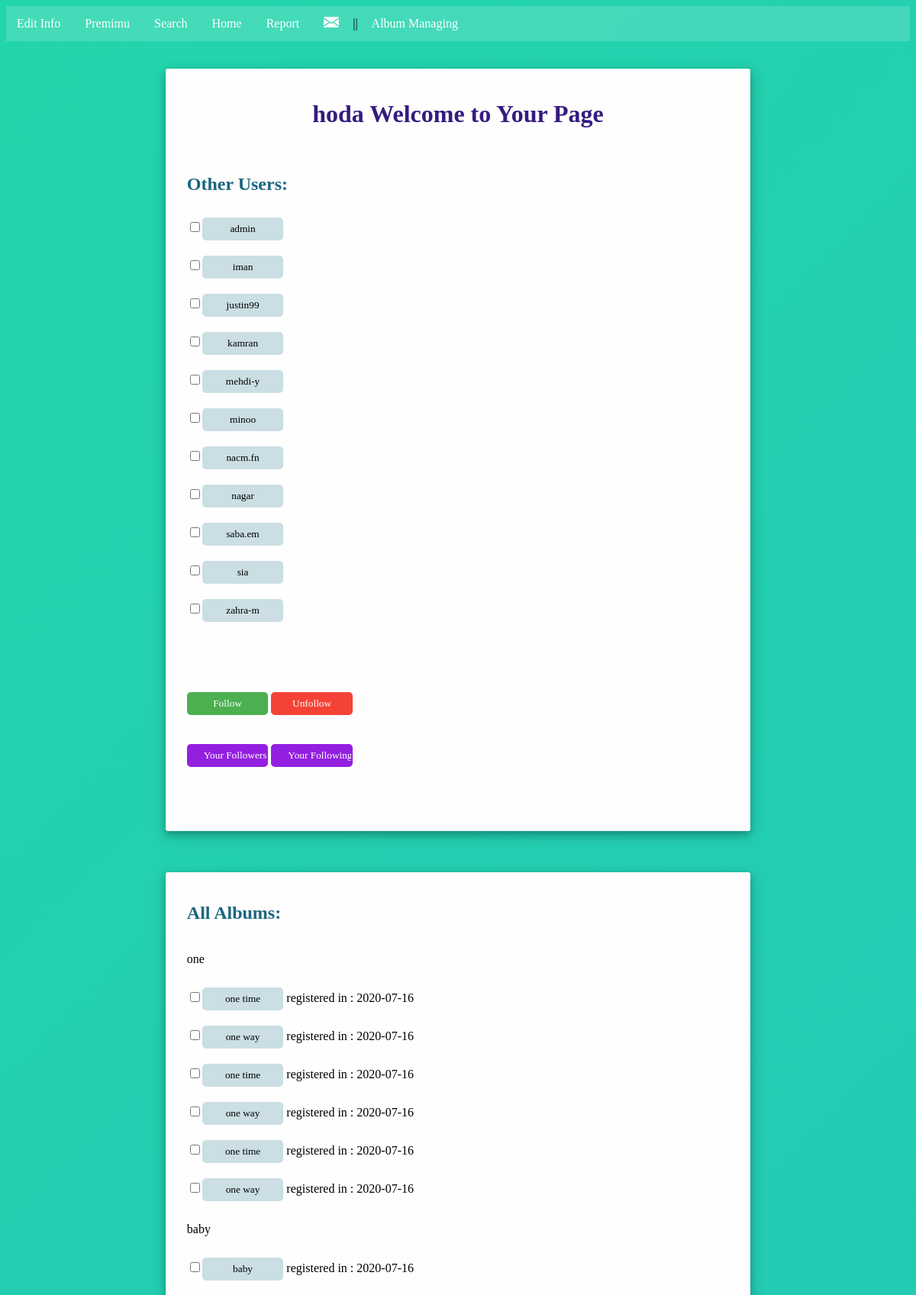
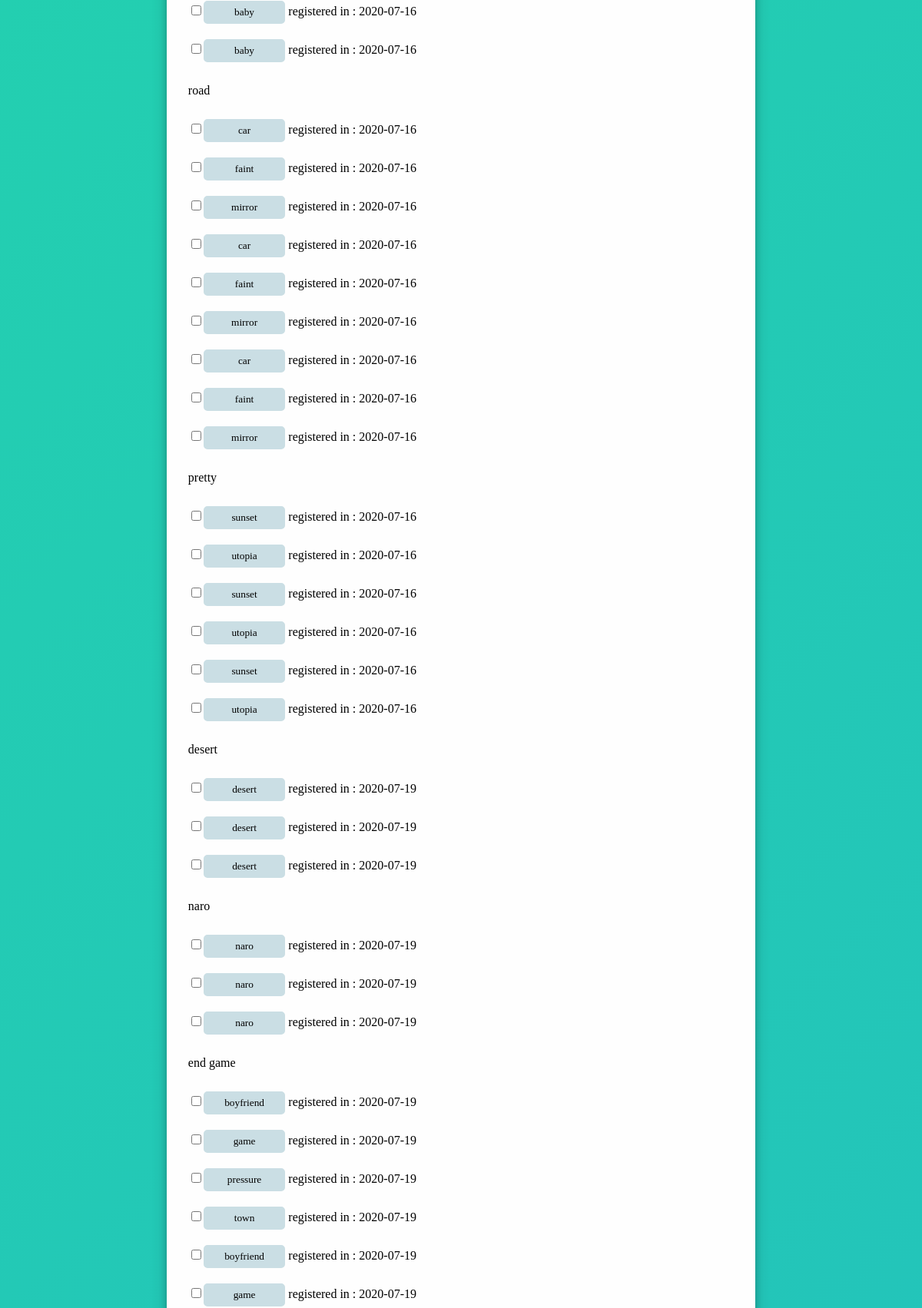
The app's page /common.php (signed in, upper part) with its own data (2 pictures, top to bottom).
### tables this page shows
CREATE TABLE `user` (
  `username` varchar(30) NOT NULL,
  `pass` varchar(150) NOT NULL,
  `hashedpass` varchar(150) NOT NULL,
  `email` varchar(50) NOT NULL,
  `userType` char(1) NOT NULL
);

### common.php (the view, shortened to what this page needs)
<!DOCTYPE html>
    <html lang="en">
        <head>
            <link rel="stylesheet" type="text/css" href="css/c3.css">
        </head>
        <body>
        <?php
            $servername = "localhost";
            $username = "username";
            $password = "password";
            $dataBase = "db6";
            $user = $_SESSION['username'];
            $conn = new mysqli($servername, $username, $password, $dataBase);
            ?>
            <div class="scrollmenu">
    <a href="info.php?username=".$user name="home">Edit Info</a>
    <a href="premium.php?username=".$user name="home">Premimu</a>
    <a href="search.php?username=".$user name="home">Search</a>
    <a href="main.php" name="home">Home</a>
    <a href="report.php" name="home">Report</a>
    <a href="mail.php?username=".$user name="home"><img alt="bl" src="pics/envel.png" class="images" /></a>
    ||
    <a href="album.php?username=".$user name="home">Album Managing</a>
  </div>
<?php
$names = "SELECT username FROM User WHERE username!='".$user."' ";
$result = $conn->query($names);
?>
<br><br>
<div class="form1">
    <form method="post" action=<?php echo htmlspecialchars($_SERVER["PHP_SELF"]);?>>
    <?php
    echo' <h1> '.$user.' Welcome to Your Page</h1><br>
    <h2> Other Users:</h2>';
if ($result->num_rows > 0) {
    while($row = $result->fetch_assoc()) {
        echo '<input type="checkbox" name="checkUser[]" value="'.$row["username"].'">';
        echo '<input type="submit" class="usrbtn" name="userbttn[]" value="'.$row["username"].'" ><br>';
    }
}
echo '<br><br><br><br>
    <input type="submit" class="sbmtbtn" name="follow" value="Follow"/>
    <input type="submit" class="cnclbtn" name="unfollow" value="Unfollow"/>
    <br><br>
    <input type="submit" class="flbtn" name="yourfollowers" value="Your Followers"/>
    <input type="submit" class="flbtn"name="yourfollowings" value="Your Followings"/><br><br><br><br>
    ';
?>
</form>
</div>
<br><br><br>
<?php
$albums = "SELECT DISTINCT AlbumTitle FROM Album";
$albresult = $conn->query($albums);
?>
<div class="form1">
    <form method="post" action=<?php echo htmlspecialchars($_SERVER["PHP_SELF"]);?>>
    <h2> All Albums:</h2>
    <?php
    if ($albresult->num_rows > 0) {
        while($alrow = $albresult->fetch_array()) {
            $src=$alrow[0];
            echo '<br>'.$src.'<br><br>';
            $sns = "SELECT Mname,regDate FROM Album WHERE AlbumTitle='".$src."'";
            $snresult = $conn->query($sns);
            if ($snresult->num_rows > 0) {
                while($snrow = $snresult->fetch_assoc()) {
                    echo '<input type="checkbox" name="checksng[]" value="'.$snrow["Mname"].'">';
                    echo '<input type="submit" class="usrbtn" name="songbttn[]" value="'.$snrow["Mname"].'" >';
                    echo ' registered in : '.$snrow["regDate"].'<br>';
                }
        }
}
    }
echo '<br><br><br><br>
    <input type="submit" class="sbmtbtn" name="like" value="Like"/>
    <input type="submit" class="cnclbtn" name="unlike" value="Unlike"/>
    <input type="submit" class="flbtn" name="play" value="Play"/><br><br>
    Playlist Name:<input type="text" name="pname" id="">
    <input type="submit" class="sbmtbtn" name="playlist" value="Add to Playlist"/><br><br>
    <br><br>';
?>
</form>
</div>
<br><br><br>
</body>
</html>

### css/c3.css (style rules this page uses)
body { font-family:Verdana; background: linear-gradient(-45deg,#EE7752,#E73C7E,#23A6D5,#23D5AB); background-size: 400% 400%; position: relative; animation:change 10s ease-in-out infinite; }
h1 { color: rgb(53, 27, 126); text-align: center; }
h2 { color: rgb(27, 103, 126); text-align: left; }
div.scrollmenu { background-color: rgba(255, 255, 255, .15); overflow: auto; white-space: nowrap; }
div.scrollmenu a { display: inline-block; color: #ffffff; text-align: center; padding: 14px; text-decoration: none; }
.images { top: 0; bottom: 0; left: 0; right: 0; margin: auto; }
div.form1 { display: block; text-align: center; }
form { box-shadow: 0 4px 8px 0 rgba(0, 0, 0, 0.2), 0 6px 20px 0 rgba(0, 0, 0, 0.19); height:min-content; text-align: left; display:inline-block; background-color: #fefefe; border-radius: 3px; width: 60%; padding: 20px 28px; margin-left: auto; margin-right: auto; }
input[type=submit] { width: 15% !important; padding: 5px 20px; margin: 10px 0; box-sizing: border-box; font-family:Verdana; border-radius: 5px; border-style: solid; border-width: 2px; color: rgb(255, 255, 255); }
.cnclbtn { background-color: #f44336; border-color: #f44336; }
.sbmtbtn { background-color: #4CAF50; border-color: #4CAF50; }
.usrbtn { background-color: #cadee4; border-color: #cadee4; color: black !important; }
.flbtn { background-color: rgb(147, 32, 224); border-color: rgb(147, 32, 224); }

### records on screen
user: username "admin"
user: username "iman"
user: username "justin99"
user: username "kamran"
user: username "mehdi-y"
user: username "minoo"
user: username "nacm.fn"
user: username "nagar"
user: username "saba.em"
user: username "sia"
user: username "zahra-m"

### other values on screen
$user "hoda"
$src "one"
$snrow["regDate"] "2020-07-16"
$src "baby"
$src "road"
$src "pretty"
$src "desert"
$snrow["regDate"] "2020-07-19"
$src "naro"
$src "end game"
